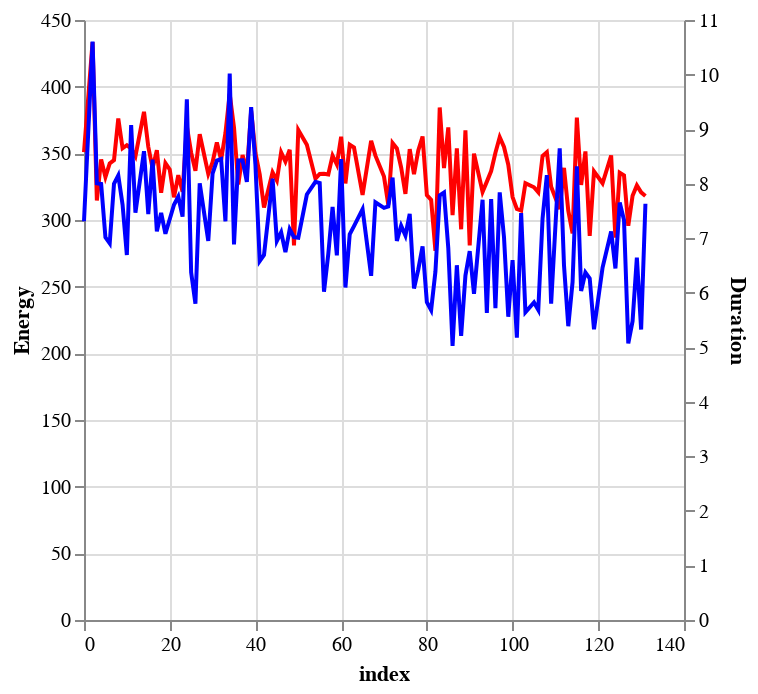

Notebook cell for this chart:
### Code cell
# (alt.Chart(values_df[values_df['num_of_rules'] == 4]).mark_line(color='red').encode(
#     x='index',
#     y='energy',
#     legand=alt.Legend(title="Energy Consumption")
    
# )+alt.Chart(values_df[values_df['num_of_rules'] == 4]).mark_line().encode(
#     x='index',
#     y='duration',
    
# ).properties(
#     title='Energy consumption per episode (train)',
#     width=800,
# )).resolve_scale(
#     y='independent'
# )

# alt.Chart(values_df[values_df['num_of_rules'] == 4]).mark_line().transform_fold(
#     fold=['energy', 'duration'], 
#     as_=['variable', 'value']
# ).encode(
#     x='index',
#     y='value:Q',
#     color='variable:N'
# ).resolve_scale(
#     y='independent'
# )
 # Filter the DataFrame
filtered_df = values_df[values_df['num_of_rules'] == 6]

# Create the energy line chart
energy_chart = alt.Chart(filtered_df).mark_line().encode(
    x='index',
    y=alt.Y('energy:Q', axis=alt.Axis(title='Energy')),
    color=alt.value('red')
)

# Create the duration line chart
duration_chart = alt.Chart(filtered_df).mark_line().encode(
    x='index',
    y=alt.Y('duration:Q', axis=alt.Axis(title='Duration')),
    color=alt.value('blue')
)

# Combine the two charts with independent y-scales
combined_chart = alt.layer(energy_chart, duration_chart).resolve_scale(y='independent')

combined_chart

### Figure 1 — Vega-Lite specification as saved in the notebook (floating-point values rounded to 4 significant figures)
{"config": {"view": {"continuousWidth": 300, "continuousHeight": 300}}, "layer": [{"mark": {"type": "line"}, "encoding": {"color": {"value": "red"}, "x": {"field": "index", "type": "quantitative"}, "y": {"axis": {"title": "Energy"}, "field": "energy", "type": "quantitative"}}}, {"mark": {"type": "line"}, "encoding": {"color": {"value": "blue"}, "x": {"field": "index", "type": "quantitative"}, "y": {"axis": {"title": "Duration"}, "field": "duration", "type": "quantitative"}}}], "data": {"name": "data-d7fdd8d18a6ac0e6f4f87a43f24374e6"}, "resolve": {"scale": {"y": "independent"}}, "$schema": "https://vega.github.io/schema/vega-lite/v5.8.0.json", "datasets": {"data-d7fdd8d18a6ac0e6f4f87a43f24374e6": [{"index": 0, "energy": 350.9, "alerts": 0.0, "distributions": 472.0, "fraction": 118.0, "duration": 7.31, "num_of_rules": 6.0}, {"index": 2, "energy": 433.4, "alerts": 0.0, "distributions": 512.0, "fraction": 128.0, "duration": 10.61, "num_of_rules": 6.0}, {"index": 3, "energy": 314.6, "alerts": 0.0, "distributions": 620.0, "fraction": 155.0, "duration": 8.008, "num_of_rules": 6.0}, {"index": 4, "energy": 345.4, "alerts": 0.0, "distributions": 656.0, "fraction": 164.0, "duration": 7.994, "num_of_rules": 6.0}, {"index": 5, "energy": 332.3, "alerts": 0.0, "distributions": 464.0, "fraction": 116.0, "duration": 7.016, "num_of_rules": 6.0}, {"index": 6, "energy": 342.5, "alerts": 0.0, "distributions": 580.0, "fraction": 145.0, "duration": 6.906, "num_of_rules": 6.0}, {"index": 7, "energy": 344.9, "alerts": 0.0, "distributions": 696.0, "fraction": 174.0, "duration": 7.995, "num_of_rules": 6.0}, {"index": 8, "energy": 376.1, "alerts": 0.0, "distributions": 728.0, "fraction": 182.0, "duration": 8.15, "num_of_rules": 6.0}, {"index": 9, "energy": 353.8, "alerts": 0.0, "distributions": 432.0, "fraction": 108.0, "duration": 7.615, "num_of_rules": 6.0}, {"index": 10, "energy": 356.1, "alerts": 0.0, "distributions": 588.0, "fraction": 147.0, "duration": 6.692, "num_of_rules": 6.0}, {"index": 11, "energy": 353.5, "alerts": 0.0, "distributions": 632.0, "fraction": 158.0, "duration": 9.073, "num_of_rules": 6.0}, {"index": 12, "energy": 347.9, "alerts": 0.0, "distributions": 420.0, "fraction": 105.0, "duration": 7.469, "num_of_rules": 6.0}, {"index": 14, "energy": 381.2, "alerts": 0.0, "distributions": 524.0, "fraction": 131.0, "duration": 8.594, "num_of_rules": 6.0}, {"index": 15, "energy": 354.9, "alerts": 0.0, "distributions": 668.0, "fraction": 167.0, "duration": 7.443, "num_of_rules": 6.0}, {"index": 16, "energy": 338.9, "alerts": 0.0, "distributions": 568.0, "fraction": 142.0, "duration": 8.44, "num_of_rules": 6.0}, {"index": 17, "energy": 352.3, "alerts": 0.0, "distributions": 456.0, "fraction": 114.0, "duration": 7.124, "num_of_rules": 6.0}, {"index": 18, "energy": 320.4, "alerts": 0.0, "distributions": 640.0, "fraction": 160.0, "duration": 7.464, "num_of_rules": 6.0}, {"index": 19, "energy": 342.7, "alerts": 0.0, "distributions": 616.0, "fraction": 154.0, "duration": 7.081, "num_of_rules": 6.0}, {"index": 20, "energy": 337.9, "alerts": 0.0, "distributions": 508.0, "fraction": 127.0, "duration": 7.347, "num_of_rules": 6.0}, {"index": 21, "energy": 317.0, "alerts": 0.0, "distributions": 660.0, "fraction": 165.0, "duration": 7.613, "num_of_rules": 6.0}, {"index": 22, "energy": 333.6, "alerts": 0.0, "distributions": 464.0, "fraction": 116.0, "duration": 7.763, "num_of_rules": 6.0}, {"index": 23, "energy": 321.2, "alerts": 0.0, "distributions": 524.0, "fraction": 131.0, "duration": 7.394, "num_of_rules": 6.0}, {"index": 24, "energy": 370.3, "alerts": 0.0, "distributions": 564.0, "fraction": 141.0, "duration": 9.545, "num_of_rules": 6.0}, {"index": 25, "energy": 350.5, "alerts": 0.0, "distributions": 420.0, "fraction": 105.0, "duration": 6.375, "num_of_rules": 6.0}, {"index": 26, "energy": 337.0, "alerts": 0.0, "distributions": 412.0, "fraction": 103.0, "duration": 5.799, "num_of_rules": 6.0}, {"index": 27, "energy": 364.3, "alerts": 0.0, "distributions": 628.0, "fraction": 157.0, "duration": 8.005, "num_of_rules": 6.0}, {"index": 29, "energy": 334.6, "alerts": 0.0, "distributions": 576.0, "fraction": 144.0, "duration": 6.95, "num_of_rules": 6.0}, {"index": 30, "energy": 343.3, "alerts": 0.0, "distributions": 576.0, "fraction": 144.0, "duration": 8.184, "num_of_rules": 6.0}, {"index": 31, "energy": 358.1, "alerts": 0.0, "distributions": 684.0, "fraction": 171.0, "duration": 8.422, "num_of_rules": 6.0}, {"index": 32, "energy": 345.3, "alerts": 0.0, "distributions": 552.0, "fraction": 138.0, "duration": 8.45, "num_of_rules": 6.0}, {"index": 33, "energy": 365.1, "alerts": 0.0, "distributions": 472.0, "fraction": 118.0, "duration": 7.307, "num_of_rules": 6.0}, {"index": 34, "energy": 394.5, "alerts": 0.0, "distributions": 672.0, "fraction": 168.0, "duration": 10.02, "num_of_rules": 6.0}, {"index": 35, "energy": 369.5, "alerts": 0.0, "distributions": 536.0, "fraction": 134.0, "duration": 6.887, "num_of_rules": 6.0}, {"index": 36, "energy": 326.7, "alerts": 0.0, "distributions": 532.0, "fraction": 133.0, "duration": 8.425, "num_of_rules": 6.0}, {"index": 37, "energy": 348.7, "alerts": 0.0, "distributions": 768.0, "fraction": 192.0, "duration": 8.429, "num_of_rules": 6.0}, {"index": 38, "energy": 335.6, "alerts": 0.0, "distributions": 576.0, "fraction": 144.0, "duration": 8.033, "num_of_rules": 6.0}, {"index": 39, "energy": 381.9, "alerts": 0.0, "distributions": 624.0, "fraction": 156.0, "duration": 9.401, "num_of_rules": 6.0}, {"index": 40, "energy": 350.3, "alerts": 0.0, "distributions": 584.0, "fraction": 146.0, "duration": 8.347, "num_of_rules": 6.0}, {"index": 41, "energy": 334.2, "alerts": 0.0, "distributions": 404.0, "fraction": 101.0, "duration": 6.582, "num_of_rules": 6.0}, {"index": 42, "energy": 309.4, "alerts": 0.0, "distributions": 416.0, "fraction": 104.0, "duration": 6.693, "num_of_rules": 6.0}, {"index": 44, "energy": 335.8, "alerts": 0.0, "distributions": 476.0, "fraction": 119.0, "duration": 8.09, "num_of_rules": 6.0}, {"index": 45, "energy": 329.7, "alerts": 0.0, "distributions": 476.0, "fraction": 119.0, "duration": 6.95, "num_of_rules": 6.0}, {"index": 46, "energy": 350.8, "alerts": 0.0, "distributions": 480.0, "fraction": 120.0, "duration": 7.108, "num_of_rules": 6.0}, {"index": 47, "energy": 343.9, "alerts": 0.0, "distributions": 480.0, "fraction": 120.0, "duration": 6.743, "num_of_rules": 6.0}, {"index": 48, "energy": 352.7, "alerts": 0.0, "distributions": 592.0, "fraction": 148.0, "duration": 7.164, "num_of_rules": 6.0}, {"index": 49, "energy": 280.9, "alerts": 0.0, "distributions": 540.0, "fraction": 135.0, "duration": 7.018, "num_of_rules": 6.0}, {"index": 50, "energy": 367.5, "alerts": 0.0, "distributions": 428.0, "fraction": 107.0, "duration": 7.009, "num_of_rules": 6.0}, {"index": 52, "energy": 356.4, "alerts": 0.0, "distributions": 524.0, "fraction": 131.0, "duration": 7.801, "num_of_rules": 6.0}, {"index": 54, "energy": 331.0, "alerts": 0.0, "distributions": 400.0, "fraction": 100.0, "duration": 8.032, "num_of_rules": 6.0}, {"index": 55, "energy": 334.5, "alerts": 0.0, "distributions": 568.0, "fraction": 142.0, "duration": 8.011, "num_of_rules": 6.0}, {"index": 56, "energy": 334.6, "alerts": 0.0, "distributions": 460.0, "fraction": 115.0, "duration": 6.018, "num_of_rules": 6.0}, {"index": 57, "energy": 334.2, "alerts": 0.0, "distributions": 440.0, "fraction": 110.0, "duration": 6.711, "num_of_rules": 6.0}, {"index": 58, "energy": 348.3, "alerts": 0.0, "distributions": 684.0, "fraction": 171.0, "duration": 7.572, "num_of_rules": 6.0}, {"index": 59, "energy": 341.7, "alerts": 0.0, "distributions": 584.0, "fraction": 146.0, "duration": 6.685, "num_of_rules": 6.0}, {"index": 60, "energy": 362.4, "alerts": 0.0, "distributions": 540.0, "fraction": 135.0, "duration": 8.449, "num_of_rules": 6.0}, {"index": 61, "energy": 327.4, "alerts": 0.0, "distributions": 484.0, "fraction": 121.0, "duration": 6.096, "num_of_rules": 6.0}, {"index": 62, "energy": 356.4, "alerts": 0.0, "distributions": 692.0, "fraction": 173.0, "duration": 7.072, "num_of_rules": 6.0}, {"index": 63, "energy": 354.3, "alerts": 0.0, "distributions": 640.0, "fraction": 160.0, "duration": 7.22, "num_of_rules": 6.0}, {"index": 65, "energy": 318.8, "alerts": 0.0, "distributions": 536.0, "fraction": 134.0, "duration": 7.532, "num_of_rules": 6.0}, {"index": 67, "energy": 359.3, "alerts": 0.0, "distributions": 708.0, "fraction": 177.0, "duration": 6.311, "num_of_rules": 6.0}, {"index": 68, "energy": 348.2, "alerts": 0.0, "distributions": 668.0, "fraction": 167.0, "duration": 7.657, "num_of_rules": 6.0}, {"index": 70, "energy": 332.6, "alerts": 0.0, "distributions": 524.0, "fraction": 131.0, "duration": 7.556, "num_of_rules": 6.0}, {"index": 71, "energy": 311.5, "alerts": 0.0, "distributions": 636.0, "fraction": 159.0, "duration": 7.582, "num_of_rules": 6.0}, {"index": 72, "energy": 357.7, "alerts": 0.0, "distributions": 508.0, "fraction": 127.0, "duration": 8.112, "num_of_rules": 6.0}, {"index": 73, "energy": 353.7, "alerts": 0.0, "distributions": 640.0, "fraction": 160.0, "duration": 6.951, "num_of_rules": 6.0}, {"index": 74, "energy": 339.4, "alerts": 0.0, "distributions": 592.0, "fraction": 148.0, "duration": 7.228, "num_of_rules": 6.0}, {"index": 75, "energy": 319.6, "alerts": 0.0, "distributions": 532.0, "fraction": 133.0, "duration": 7.049, "num_of_rules": 6.0}, {"index": 76, "energy": 353.1, "alerts": 0.0, "distributions": 580.0, "fraction": 145.0, "duration": 7.445, "num_of_rules": 6.0}, {"index": 77, "energy": 334.3, "alerts": 0.0, "distributions": 400.0, "fraction": 100.0, "duration": 6.078, "num_of_rules": 6.0}, {"index": 78, "energy": 352.2, "alerts": 0.0, "distributions": 472.0, "fraction": 118.0, "duration": 6.426, "num_of_rules": 6.0}, {"index": 79, "energy": 362.6, "alerts": 0.0, "distributions": 400.0, "fraction": 100.0, "duration": 6.848, "num_of_rules": 6.0}, {"index": 80, "energy": 318.6, "alerts": 0.0, "distributions": 400.0, "fraction": 100.0, "duration": 5.828, "num_of_rules": 6.0}, {"index": 81, "energy": 315.2, "alerts": 0.0, "distributions": 468.0, "fraction": 117.0, "duration": 5.682, "num_of_rules": 6.0}, {"index": 82, "energy": 276.9, "alerts": 0.0, "distributions": 620.0, "fraction": 155.0, "duration": 6.388, "num_of_rules": 6.0}, {"index": 83, "energy": 384.4, "alerts": 0.0, "distributions": 616.0, "fraction": 154.0, "duration": 7.785, "num_of_rules": 6.0}, {"index": 84, "energy": 338.9, "alerts": 0.0, "distributions": 740.0, "fraction": 185.0, "duration": 7.836, "num_of_rules": 6.0}, {"index": 85, "energy": 369.4, "alerts": 0.0, "distributions": 564.0, "fraction": 141.0, "duration": 6.82, "num_of_rules": 6.0}, {"index": 86, "energy": 303.6, "alerts": 0.0, "distributions": 488.0, "fraction": 122.0, "duration": 5.024, "num_of_rules": 6.0}, {"index": 87, "energy": 353.7, "alerts": 0.0, "distributions": 400.0, "fraction": 100.0, "duration": 6.504, "num_of_rules": 6.0}, {"index": 88, "energy": 293.0, "alerts": 0.0, "distributions": 440.0, "fraction": 110.0, "duration": 5.207, "num_of_rules": 6.0}, {"index": 89, "energy": 367.2, "alerts": 0.0, "distributions": 428.0, "fraction": 107.0, "duration": 6.314, "num_of_rules": 6.0}, {"index": 90, "energy": 280.9, "alerts": 0.0, "distributions": 400.0, "fraction": 100.0, "duration": 6.763, "num_of_rules": 6.0}, {"index": 91, "energy": 349.8, "alerts": 0.0, "distributions": 428.0, "fraction": 107.0, "duration": 5.981, "num_of_rules": 6.0}, {"index": 93, "energy": 321.1, "alerts": 0.0, "distributions": 400.0, "fraction": 100.0, "duration": 7.704, "num_of_rules": 6.0}, {"index": 94, "energy": 328.8, "alerts": 0.0, "distributions": 400.0, "fraction": 100.0, "duration": 5.628, "num_of_rules": 6.0}, {"index": 95, "energy": 336.7, "alerts": 0.0, "distributions": 540.0, "fraction": 135.0, "duration": 7.718, "num_of_rules": 6.0}, {"index": 96, "energy": 350.5, "alerts": 0.0, "distributions": 400.0, "fraction": 100.0, "duration": 5.719, "num_of_rules": 6.0}, {"index": 97, "energy": 362.2, "alerts": 0.0, "distributions": 680.0, "fraction": 170.0, "duration": 7.84, "num_of_rules": 6.0}, {"index": 98, "energy": 354.8, "alerts": 0.0, "distributions": 660.0, "fraction": 165.0, "duration": 7.02, "num_of_rules": 6.0}, {"index": 99, "energy": 341.5, "alerts": 0.0, "distributions": 500.0, "fraction": 125.0, "duration": 5.56, "num_of_rules": 6.0}, {"index": 100, "energy": 317.2, "alerts": 0.0, "distributions": 540.0, "fraction": 135.0, "duration": 6.597, "num_of_rules": 6.0}, {"index": 101, "energy": 308.2, "alerts": 0.0, "distributions": 452.0, "fraction": 113.0, "duration": 5.177, "num_of_rules": 6.0}, {"index": 102, "energy": 307.1, "alerts": 0.0, "distributions": 516.0, "fraction": 129.0, "duration": 7.462, "num_of_rules": 6.0}, {"index": 103, "energy": 327.6, "alerts": 0.0, "distributions": 424.0, "fraction": 106.0, "duration": 5.643, "num_of_rules": 6.0}, {"index": 105, "energy": 324.6, "alerts": 0.0, "distributions": 452.0, "fraction": 113.0, "duration": 5.823, "num_of_rules": 6.0}, {"index": 106, "energy": 320.8, "alerts": 0.0, "distributions": 496.0, "fraction": 124.0, "duration": 5.687, "num_of_rules": 6.0}, {"index": 107, "energy": 348.0, "alerts": 0.0, "distributions": 688.0, "fraction": 172.0, "duration": 7.362, "num_of_rules": 6.0}, {"index": 108, "energy": 350.9, "alerts": 0.0, "distributions": 504.0, "fraction": 126.0, "duration": 8.155, "num_of_rules": 6.0}, {"index": 109, "energy": 325.0, "alerts": 0.0, "distributions": 440.0, "fraction": 110.0, "duration": 5.798, "num_of_rules": 6.0}, {"index": 111, "energy": 308.2, "alerts": 0.0, "distributions": 436.0, "fraction": 109.0, "duration": 8.647, "num_of_rules": 6.0}, {"index": 112, "energy": 339.1, "alerts": 0.0, "distributions": 544.0, "fraction": 136.0, "duration": 6.503, "num_of_rules": 6.0}, {"index": 113, "energy": 307.0, "alerts": 0.0, "distributions": 400.0, "fraction": 100.0, "duration": 5.386, "num_of_rules": 6.0}, {"index": 114, "energy": 289.9, "alerts": 0.0, "distributions": 544.0, "fraction": 136.0, "duration": 6.196, "num_of_rules": 6.0}, {"index": 115, "energy": 376.9, "alerts": 0.0, "distributions": 432.0, "fraction": 108.0, "duration": 8.319, "num_of_rules": 6.0}, {"index": 116, "energy": 326.3, "alerts": 0.0, "distributions": 400.0, "fraction": 100.0, "duration": 6.031, "num_of_rules": 6.0}, {"index": 117, "energy": 351.4, "alerts": 0.0, "distributions": 708.0, "fraction": 177.0, "duration": 6.37, "num_of_rules": 6.0}, {"index": 118, "energy": 288.2, "alerts": 0.0, "distributions": 696.0, "fraction": 174.0, "duration": 6.263, "num_of_rules": 6.0}, {"index": 119, "energy": 336.5, "alerts": 0.0, "distributions": 456.0, "fraction": 114.0, "duration": 5.331, "num_of_rules": 6.0}, {"index": 121, "energy": 327.6, "alerts": 0.0, "distributions": 536.0, "fraction": 134.0, "duration": 6.461, "num_of_rules": 6.0}, {"index": 123, "energy": 348.4, "alerts": 0.0, "distributions": 556.0, "fraction": 139.0, "duration": 7.122, "num_of_rules": 6.0}, {"index": 124, "energy": 286.7, "alerts": 0.0, "distributions": 500.0, "fraction": 125.0, "duration": 6.446, "num_of_rules": 6.0}, {"index": 125, "energy": 335.5, "alerts": 0.0, "distributions": 632.0, "fraction": 158.0, "duration": 7.653, "num_of_rules": 6.0}, {"index": 126, "energy": 333.5, "alerts": 0.0, "distributions": 592.0, "fraction": 148.0, "duration": 7.333, "num_of_rules": 6.0}, {"index": 127, "energy": 295.6, "alerts": 0.0, "distributions": 436.0, "fraction": 109.0, "duration": 5.071, "num_of_rules": 6.0}, {"index": 128, "energy": 318.2, "alerts": 0.0, "distributions": 432.0, "fraction": 108.0, "duration": 5.477, "num_of_rules": 6.0}, {"index": 129, "energy": 326.0, "alerts": 0.0, "distributions": 592.0, "fraction": 148.0, "duration": 6.643, "num_of_rules": 6.0}, {"index": 130, "energy": 320.7, "alerts": 0.0, "distributions": 488.0, "fraction": 122.0, "duration": 5.325, "num_of_rules": 6.0}, {"index": 131, "energy": 318.0, "alerts": 0.0, "distributions": 556.0, "fraction": 139.0, "duration": 7.632, "num_of_rules": 6.0}]}}
